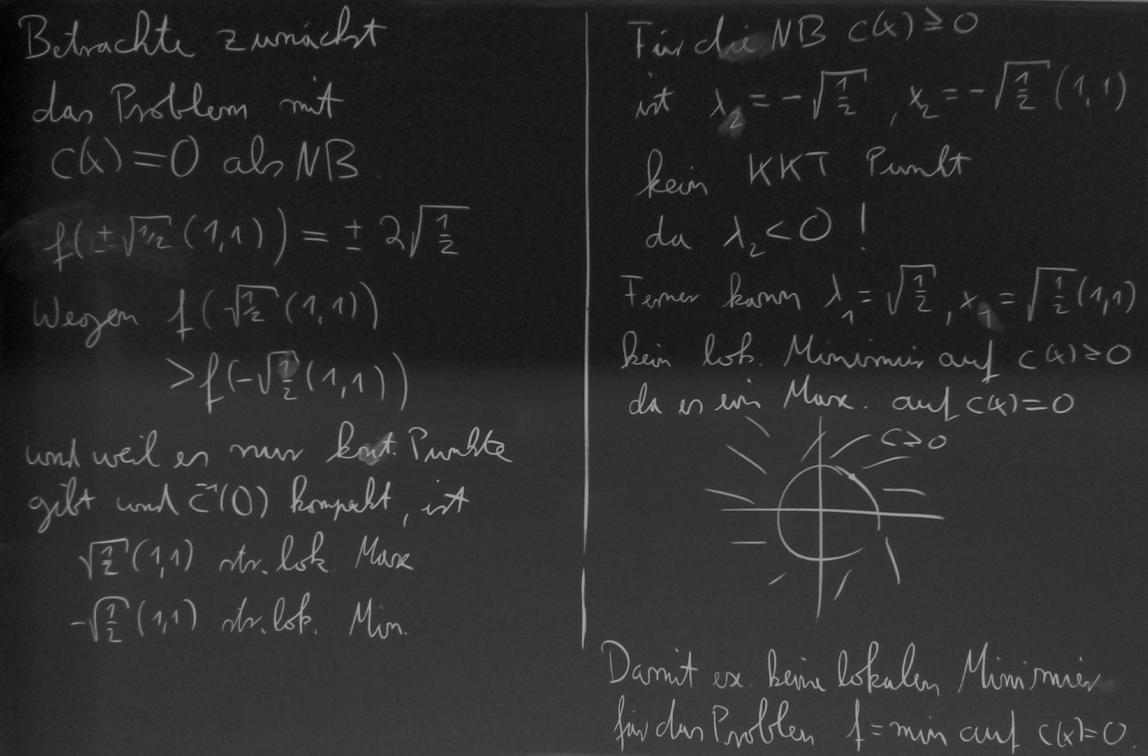
#> input picture CV/images/contrast/whiteboard1.png, 2296 x 1512 px (shown at 1/2 size)
$ jupyter execute --allow-errors background-modeling.ipynb
#> lines starting #> are read from the running program, lines starting #| are printed output that depends on the picture; after the words box and inside, x2 and y2 are one past the last pixel; in counts of white or black regions, pixels touching at a corner belong together
[cell 1]
import numpy as np
import matplotlib.pyplot as plt
import imageio
import cv2
from scipy import ndimage
from scipy import stats
import os
import sys
sys.path.append('..')
import cvutils as cvu
import seaborn as sns
import pandas as pd

[cell 2]
plt.rcParams['figure.figsize'] = (10, 10)

# Thresholding

[cell 3]
whiteboard_im = cv2.imread('../images/contrast/whiteboard1.png', cv2.IMREAD_GRAYSCALE)
#> whiteboard_im is the input picture: shape (1512, 2296); min 0, max 160, mean 44.1
print(whiteboard_im.shape)
#| (1512, 2296)
plt.imshow(whiteboard_im, cmap='gray')

[cell 4]
kernel = np.ones((20,20),np.uint8)
whiteboard_im_open = cv2.morphologyEx(whiteboard_im, cv2.MORPH_OPEN, kernel)
plt.imshow(whiteboard_im_open, cmap='gray')

[cell 5]
kernel = np.ones((20,20),np.uint8)
whiteboard_im_morph = cv2.morphologyEx(whiteboard_im, cv2.MORPH_TOPHAT, kernel)
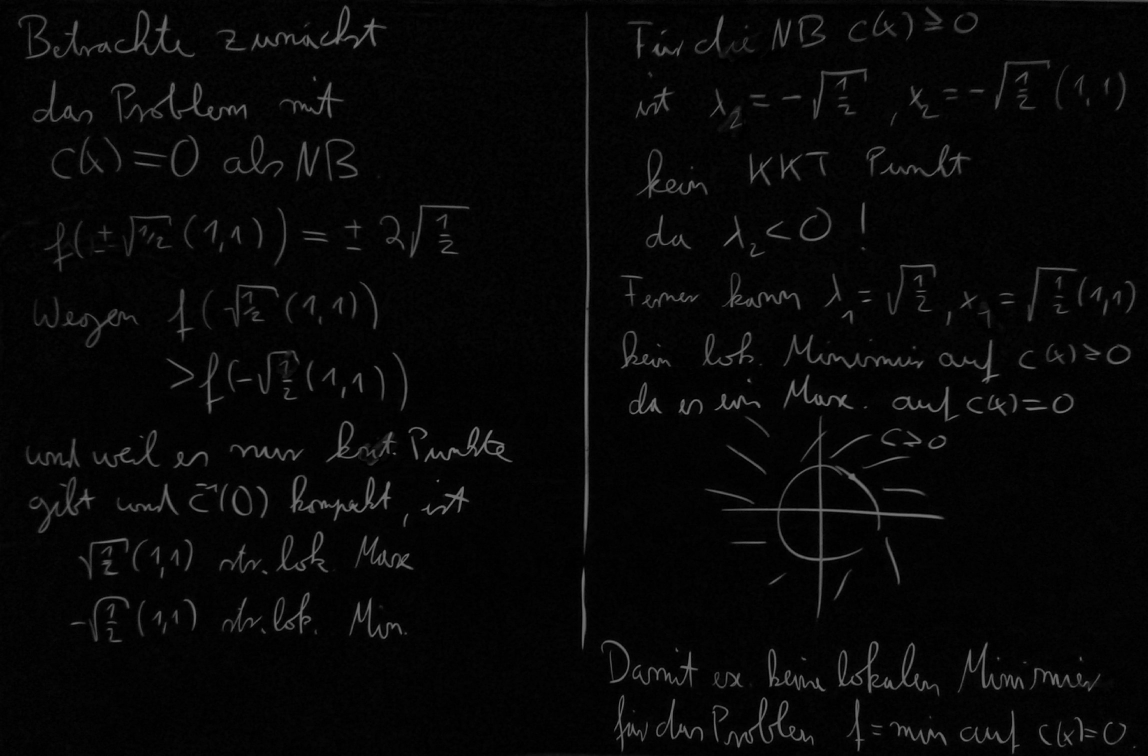
#> whiteboard_im_morph: shape (1512, 2296) (shown at 1/2 size); min 0, max 130, mean 7.3
plt.imshow(whiteboard_im_morph, cmap='gray')

[cell 6]
whiteboard_text_segmented_im = whiteboard_im_morph > 38
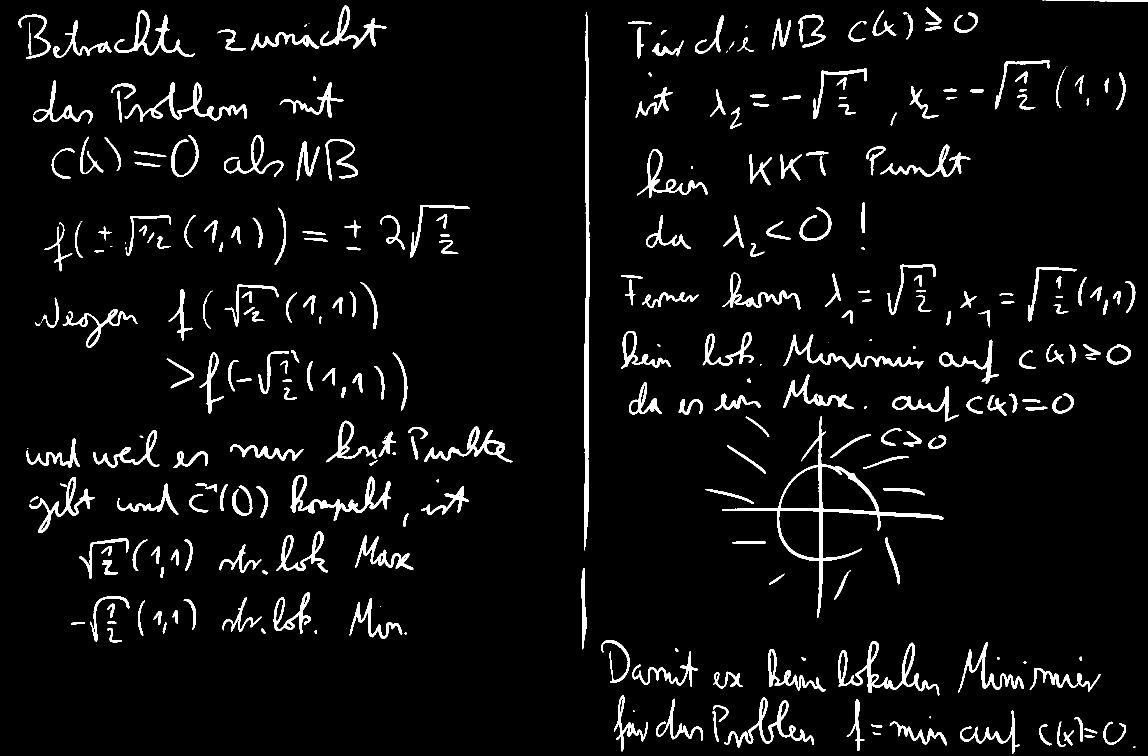
#> whiteboard_text_segmented_im: shape (1512, 2296) bool (shown at 1/2 size); 5% white; 304 white regions (24 under 20 px), largest, box (x1, y1, x2, y2) and area: (1444, 832, 1888, 1236) 8097, (1168, 24, 1180, 1101) 6894, (1676, 1282, 1879, 1392) 3890

plt.imshow(whiteboard_text_segmented_im, cmap='gray')

[cell 7]
whiteboard_text_segmented_im = whiteboard_im > 73
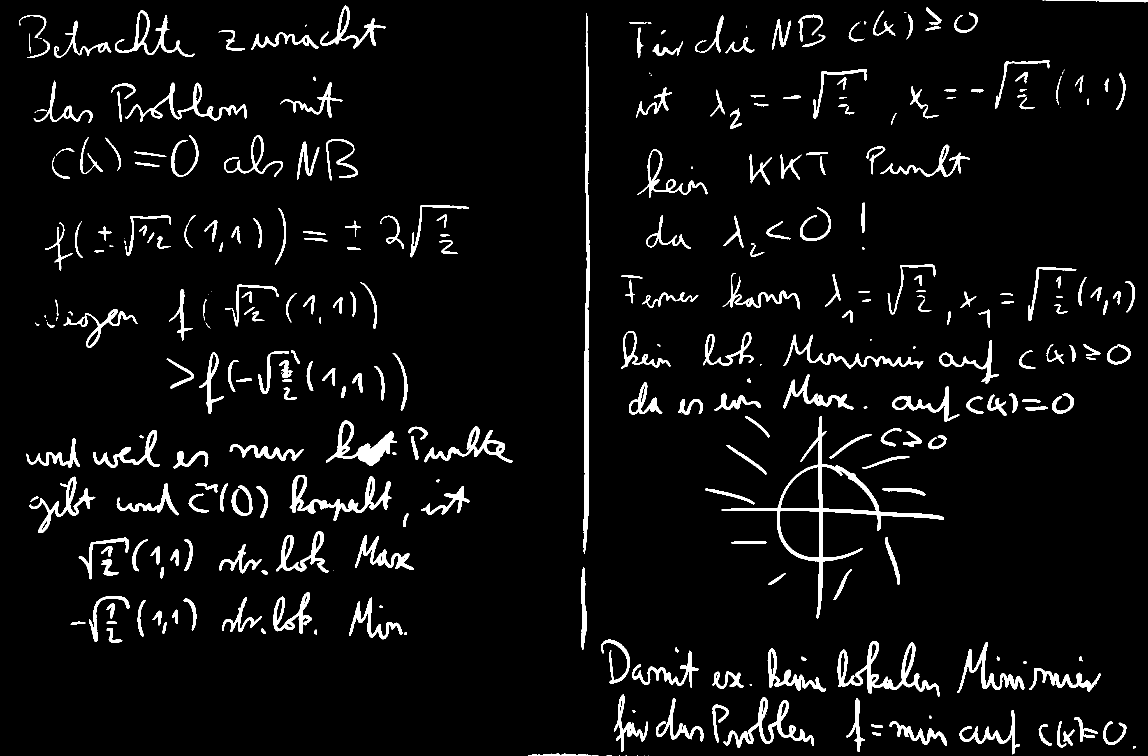
#> whiteboard_text_segmented_im: shape (1512, 2296) bool (shown at 1/2 size); 5.1% white; 337 white regions (51 under 20 px), largest, box (x1, y1, x2, y2) and area: (1443, 832, 1888, 1237) 9363, (1167, 26, 1179, 1107) 6644, (1675, 1282, 1879, 1393) 4742

plt.imshow(whiteboard_text_segmented_im, cmap='gray')

## Isodata Algorithm

#> (a cell that did not finish here is left out)

[cell 9]
class Thresholding:
    def __init__(self, param_im):
        self.im = param_im

    def get_trheshold_isodata(self):
        intensity_sup = np.max(self.im)
#> intensity_sup = 130

        param_im_histogram = cvu.Histogram(self.im)
        intensities, param_im_hist = param_im_histogram.get_hist()

        intensities, param_im_hist = intensities[:intensity_sup + 1], param_im_hist[:intensity_sup + 1]

        hist_intensities = param_im_hist * intensities
        param_im_integral = np.cumsum(hist_intensities)
        param_im_inv_integral = np.flip(np.cumsum(np.flip(hist_intensities)))

        param_im_cum_hist = np.cumsum(param_im_hist)
        param_im_cum_inv_hist = np.flip(np.cumsum(np.flip(param_im_hist)))

        phi_a = param_im_integral / param_im_cum_hist
        phi_b = param_im_inv_integral / param_im_cum_inv_hist
        phi = (phi_a + phi_b) / 2

        return (intensities, phi_a, phi_b, phi)

    # [17 lines left out: function threshold, not called in this run]


wb_im_thresholding = Thresholding(whiteboard_im_morph)

#> (the rest of this cell did not finish here and is left out)

[cell 10]
fig, axes = plt.subplots(nrows=1, ncols=3)

axes[0].set_title("Original")
axes[0].imshow(whiteboard_im, cmap='gray')

whiteboard_illumination_segmented_im = whiteboard_im > 44
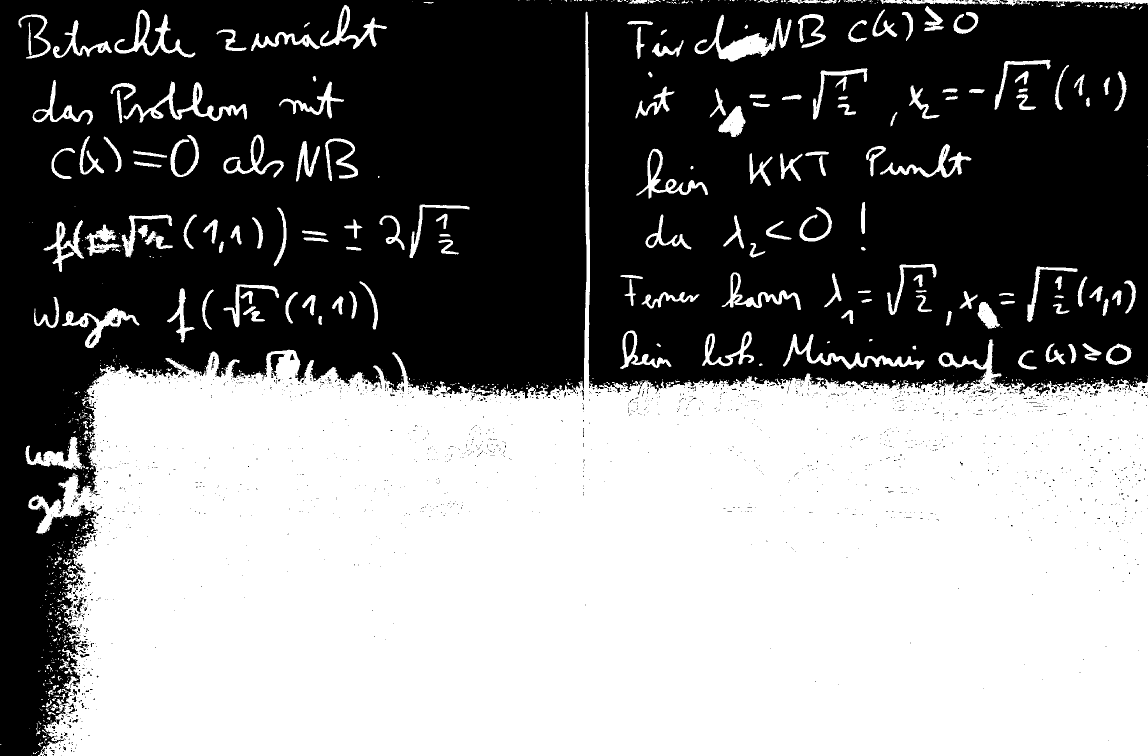
#> whiteboard_illumination_segmented_im: shape (1512, 2296) bool (shown at 1/2 size); 50% white; 895 white regions (669 under 20 px), largest, box (x1, y1, x2, y2) and area: (56, 23, 2296, 1512) 1608596, (1389, 29, 1583, 123) 5385, (247, 163, 494, 245) 4092
axes[1].set_title("Sigma = 44 - Illumination")
axes[1].imshow(whiteboard_illumination_segmented_im, cmap='gray')

whiteboard_chalk_segmented_im = whiteboard_im > 76
#> whiteboard_chalk_segmented_im: shape (1512, 2296) bool; 4.9% white; 351 white regions (55 under 20 px), largest, box (x1, y1, x2, y2) and area: (1443, 832, 1888, 1237) 9083, (1167, 26, 1179, 1107) 6362, (1675, 1282, 1879, 1393) 4572
axes[2].set_title("Sigma = 77, Chalk")
axes[2].imshow(whiteboard_chalk_segmented_im, cmap='gray')
plt.savefig("./whiteboard.png", transparent=True)

[cell 11]
(42+156)/2

# Simple Background Models

We use background modelling if we have **strong assumptions**

* mostly static background
* smooth transitions
* statistical model applicable

## Simple Background Subtraction

* Assumption: we have a frame which only shows the background
* Every deviation of this frame will be treated as foreground

Subtract the current state from the fixed background image and get the difference.

```python
B=I(0)
for t in frames:
    next_frame = I(t)
    diff = np.abs(B - next_frame) > threshold
```

[cell 12]
background_im = cv2.imread('./background2.jpg', cv2.IMREAD_ANYCOLOR)
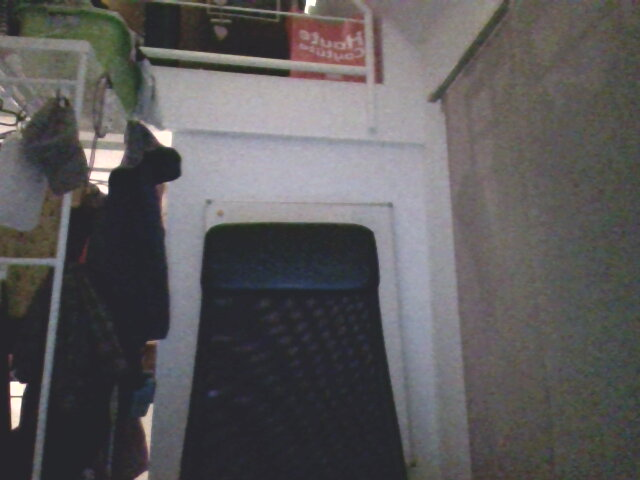
#> input picture CV/background-modeling/background2.jpg, 640 x 480 px
#> background_im is the input picture: shape (480, 640, 3); mean B, G, R 90.5, 89.5, 91.7
foreground_im = cv2.imread('./background+me2.jpg', cv2.IMREAD_ANYCOLOR)
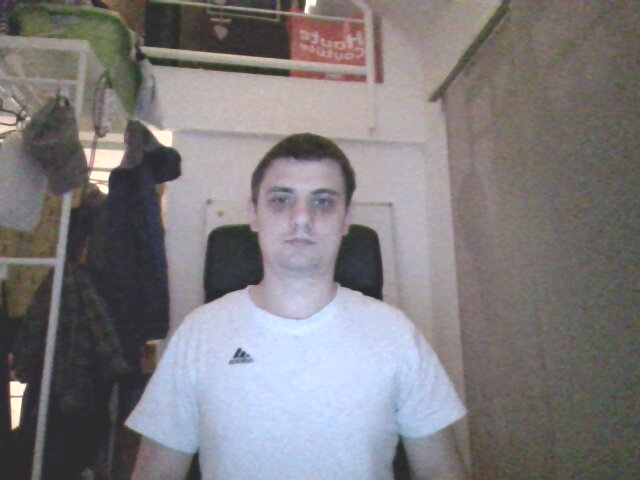
#> input picture CV/background-modeling/background+me2.jpg, 640 x 480 px
#> foreground_im is the input picture: shape (480, 640, 3); mean B, G, R 125.7, 123.2, 126.6

diff = np.abs(np.linalg.norm((background_im.astype(np.float32) - foreground_im.astype(np.float32)), axis=2)) > 60
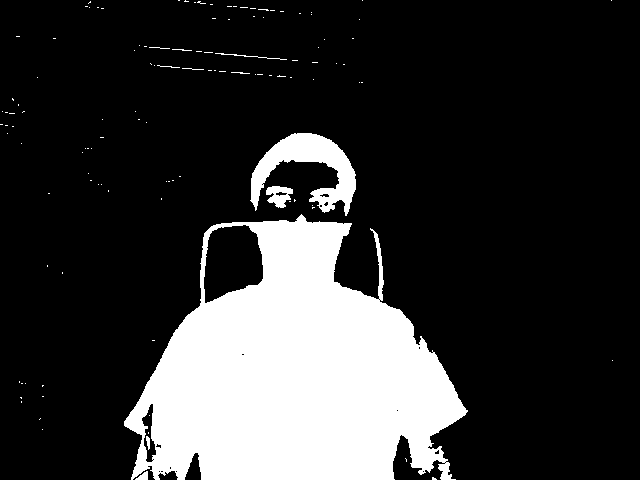
#> diff: shape (480, 640) bool; 20.1% white; 118 white regions (107 under 20 px), largest, box (x1, y1, x2, y2) and area: (124, 214, 468, 480) 57218, (250, 133, 356, 216) 3658, (266, 186, 293, 208) 373

[cell 13]
fig, axes = plt.subplots(1, 3, sharex=True, figsize=(30, 10))

for ax, image in zip(axes, [background_im, foreground_im, diff]):
        ax.imshow(image, cmap='gray')
#> this loop made 3 passes
#> figure, not shown here; B, G, R data is drawn as R, G, B

### Background Subtraction

[cell 14]
# [21 lines left out: function background_subtraction, not called in this run]

    # When everything is done, release the capture

[cell 15]
background_subtraction(cvu.cam_stream(), cvu.window_stream(), threshold=0.07)
#> (this line was passed over: cvutils is not available in this run)

[cell 16]
background_subtraction(cvu.dir_stream("./sequence-01", wait_key=30, scale=0.7), cvu.window_stream(), threshold=0.15)
#> (this line was passed over: cvutils is not available in this run)

**Outdated reference frame**
* new observations cannot be integrated in background model (second 12)
* background starts moving: ghosting of old object’s position and object itself (second 48)

**illumination changes**
* imagine this parking lot when clouds do not occlude the sun

**global threshold is not optimal**
* flickering artifacts on cars windshields if threshold low (second 8) [bottom right]

**Threshold: <u>too low</u>: many false positive vs. <u>too high</u>: many false negatives**

## Sequential Frame Differencing

[cell 17]
# [20 lines left out: function frame_differencing, not called in this run]

[cell 18]
frame_differencing(cvu.cam_stream(), cvu.window_stream(), threshold=0.07)
#> (this line was passed over: cvutils is not available in this run)

[cell 19]
frame_differencing(cvu.dir_stream("./sequence-01"), cvu.window_stream(), threshold=0.08)
#> (this line was passed over: cvutils is not available in this run)

### Delay improvement

$$
D(K) = || I(t) - I(t-K) ||
$$

[cell 20]
# [31 lines left out: function frame_differencing_with_delay, not called in this run]

[cell 21]
frame_differencing_with_delay(cvu.cam_stream(), cvu.window_stream(), threshold=0.07, delay=15)
#> (this line was passed over: cvutils is not available in this run)

[cell 22]
frame_differencing_with_delay(cvu.dir_stream("./sequence-01", scale=0.7), cvu.window_stream(), threshold=0.11, delay=15)
#> (this line was passed over: cvutils is not available in this run)

**No outdated reference frame**
* new observations can be integrated in background model (second 4)

**ghosting of old object’s position and object itself (second 1)**

**smooth illumination changes can be handled**
* imagine this parking lot when clouds do not occlude the sun

**sensitive to just another parameter (delay)**
* delay too small: little response in terms of detected pixels (second 10)
* delay too big: extreme ghosting → where the object has been and where it is now (second 1)
* cars & pedestrians move with different speeds (but just a single delay parameter ... )

# Three Frame Differencing

$$
D(K) = || I(t) - I(t-K) || - || I(t) - I(t+K) ||
$$

[cell 23]
# [37 lines left out: function three_frame_differencing, not called in this run]

[cell 24]
three_frame_differencing(cvu.cam_stream(), cvu.window_stream(), threshold=0.09, threeway_range=5)
#> (this line was passed over: cvutils is not available in this run)
